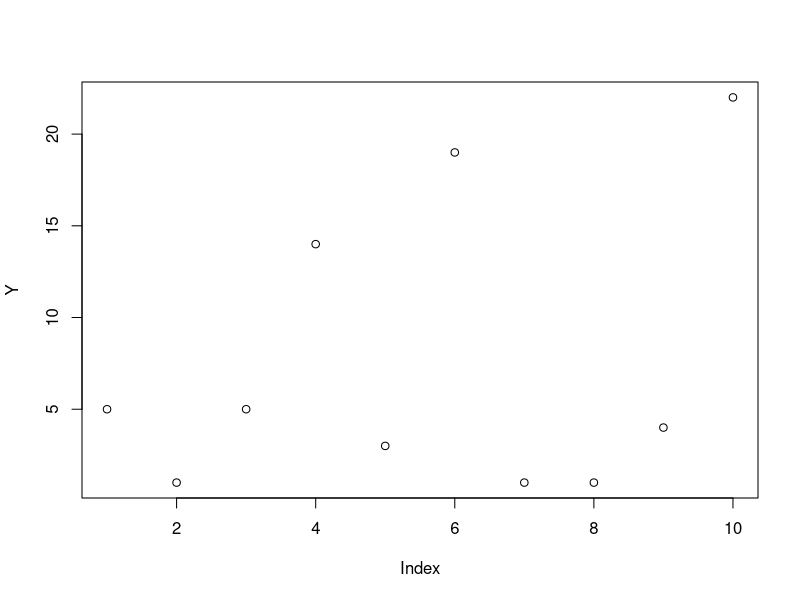
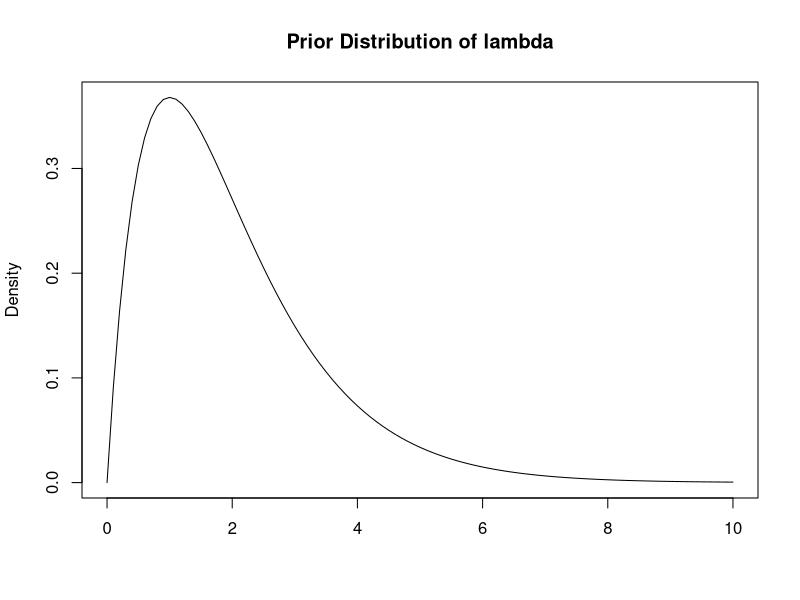
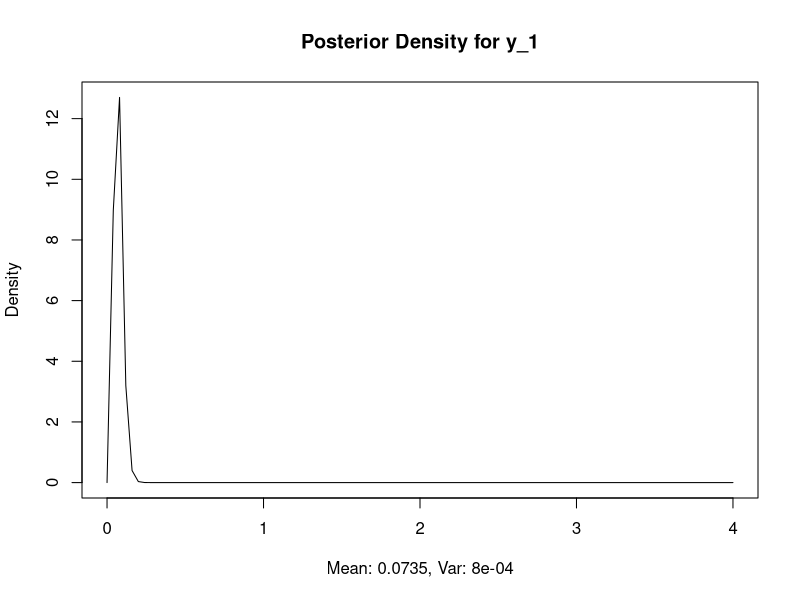
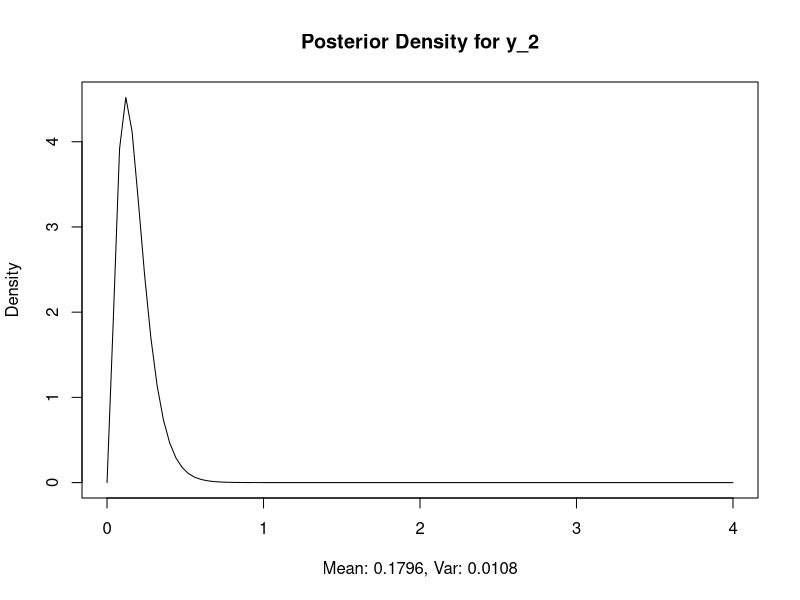
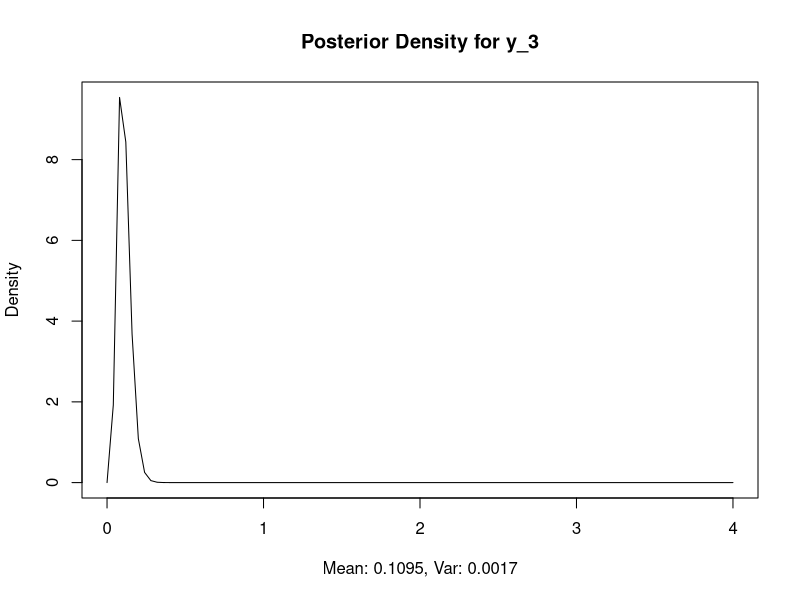
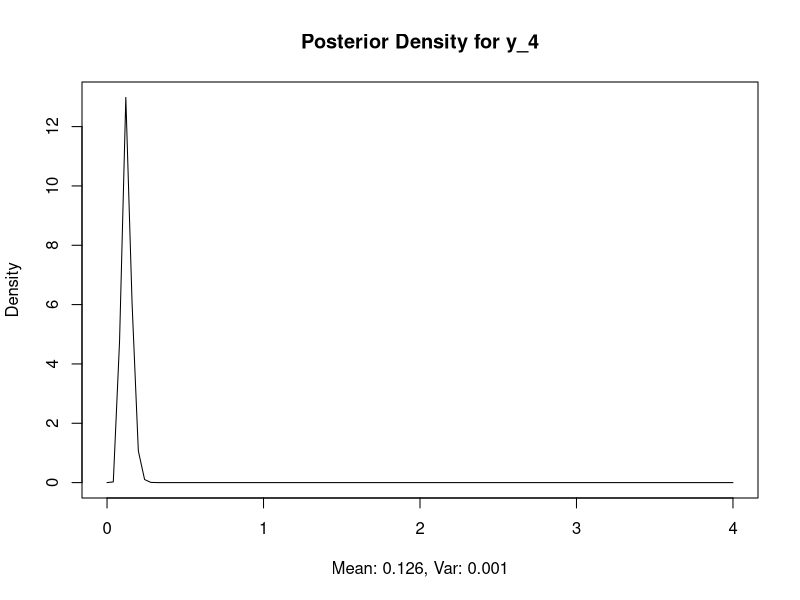
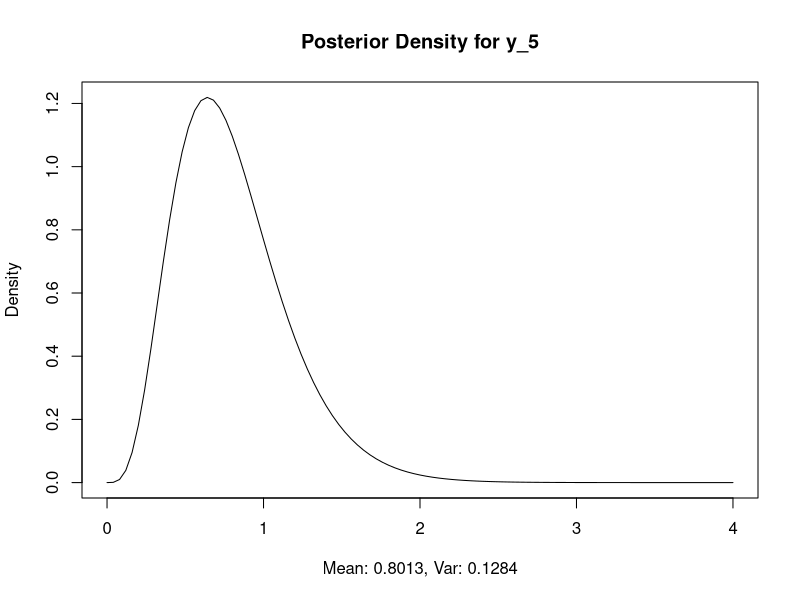
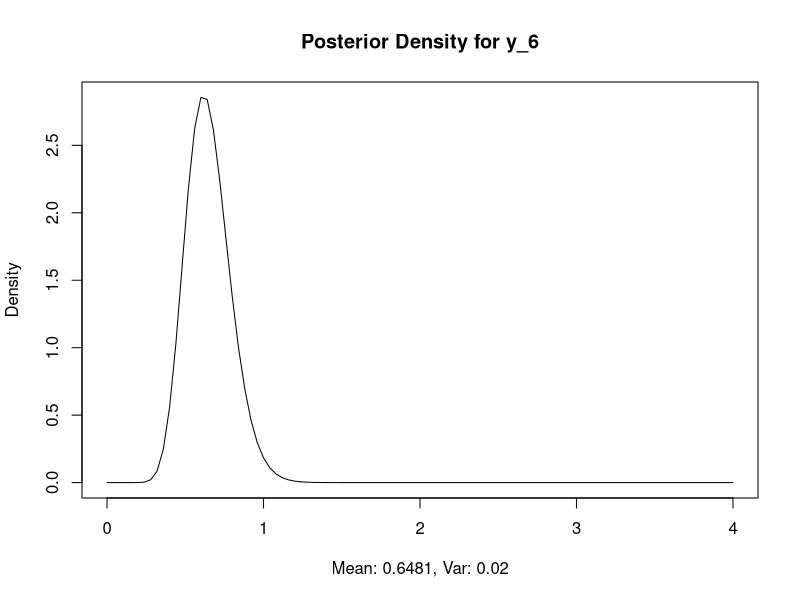

These figures' R source, in order:
rm(list=ls())
library(dplyr)
library(ggplot2)
library(MASS)
library(RColorBrewer)

Y <- c(5, 1, 5, 14, 3, 19, 1, 1, 4, 22)
E <- c(94.3, 15.7, 62.9, 126, 5.24, 31.4, 1.05,  1.05,  2.1, 10.5)
N <- length(Y)

plot(Y)
a0 <- 2 # hyperparamter alpha
b0 <- 1 # hyperparamter beta
cat("prior mean of lambda = ", a0/b0, "\n")
cat("prior var of lambda = ", a0/b0^2, "\n")
curve(dgamma(x, a0, b0), 0, 10, main="Prior Distribution of lambda", 
      ylab="Density", xlab="")

for(i in 1:N){
    a_i <- a0 + Y[i]
    b_i <- b0 + E[i]
    post_mean_i <- a_i/b_i
    post_var_i <- a_i/b_i^2
    title_ <- paste0("Posterior Density for y_", i)
    xlab_ <- paste0("Mean: ", round(post_mean_i, 4), 
                    ", Var: ", round(post_var_i, 4))
    curve(dgamma(x, a_i, b_i), 0, 4, main=title_, ylab="Density", xlab=xlab_)
}

# now use hyperprior to reduce parameter dependency 
ha <- .1 
hb <- 1
nchain <- 100000
burnin <- 10000
lambda.post1 <- matrix(1, nrow=N, ncol=nchain)
b0.post1 <- rep(.1, nchain)

for(i in 2:nchain){
    lambda.post1[,i] <- lambda <- rgamma(N, a0 + Y, b0 + E)
    b0.post1[i] <- b0 <- rgamma(1, N * a0 + ha, sum(lambda) + hb)
}

for(i in 1:N){
    title_ <- paste0("Posterior Density for y_", i)
    plot(density(lambda.post1[i, burnin:nchain]), main=title_)
}

hist(b0.post1[burnin:nchain], main="Posterior of Beta", nclass=30)

# now use MH in gibbs samplling to put an exponential prior on alpha
proposalfunction <- function(param){
    return(rnorm(1, mean=param, sd=.2))
}

lambda.post <- matrix(1, nrow=N, ncol=nchain)
b0.post <- rep(1, nchain)
a0.post <- rep(2, nchain)
a0 <- 6
b0 <- 1

for(i in 2:nchain){
    lambda.post[,i] <- lambda <- rgamma(N, a0 + Y, b0 + E)
    b0.post[i] <- b0 <- rgamma(1, N * a0 + ha, sum(lambda) + hb)
    
    astar <- proposalfunction(a0)
    # generate a probability of accepting that is g(p*)/g(pi)
    paccept <- prod(lambda)^(astar-a0) * b0^(N * (astar-a0)) *
        (gamma(astar)/gamma(a0))^-N * exp(-astar+a0)
    if (astar > 0 & runif(1) < paccept){
        a0 <- astar
    }
    a0.post[i] <- a0
}

plot(a0.post, type="l")
plot(b0.post, type="l")

for(i in 1:N){
    title_ <- paste0("Posterior Density for y_", i)
    plot(density(lambda.post[i, burnin:nchain]), main=title_)
}

plot(density(b0.post[burnin:nchain]), main="Posterior of Beta")
plot(density(a0.post[burnin:nchain]), main="Posterior of Alpha")
hist(b0.post[burnin:nchain], nclass=30, main="Posterior of Beta", xlab="")
hist(a0.post[burnin:nchain], nclass=30, main="Posterior of Alpha", xlab="")

k <- 11
my.cols <- rev(brewer.pal(k, "RdYlBu"))

z <- kde2d(a0.post[burnin:nchain], b0.post[burnin:nchain], n=50)

plot(a0.post[burnin:nchain], b0.post[burnin:nchain], 
     xlab=expression(alpha),  ylab=expression(beta), pch=19, cex=.4,
     main="Bivariate Posterior of Hyperparameters")
contour(z, drawlabels=FALSE, nlevels=k, col=my.cols, add=TRUE)


# sample the joint posterior of alpha and beta
b0joint.post <- rep(1, nchain)
a0joint.post <- rep(2, nchain)
a0 <- 1
b0 <- 1

posterior <- function(a, b, theta=lambda.post[,N]){
    20 * a*log(b) - log(b^.9) + (-b*(1 + sum(theta)) - a) + log(gamma(a)^(-10)) + 
        log(prod(theta^(a-1)))
}

for(i in 2:nchain){
    astar <- proposalfunction(a0)
    bstar <- proposalfunction(b0)
    # generate a probability of accepting that is g(p*)/g(pi)
    paccept <- posterior(astar, bstar, theta=lambda.post[,i]) - 
        posterior(a0, b0, theta=lambda.post[,i])
    if (astar > 0 & bstar > 0 & log(runif(1)) < paccept){
        a0 <- astar
        b0 <- bstar
    }
    a0joint.post[i] <- a0
    b0joint.post[i] <- b0
}

plot(a0joint.post[burnin:nchain], type="l")
plot(b0joint.post[burnin:nchain], type="l")

hist(b0joint.post[burnin:nchain], nclass=30, 
     main="Posterior of Beta Given y", xlab="")
hist(a0joint.post[burnin:nchain], nclass=30, 
     main="Posterior of Alpha Given y", xlab="")

z <- kde2d(a0joint.post[burnin:nchain], b0joint.post[burnin:nchain], n=50)

plot(a0joint.post[burnin:nchain], b0joint.post[burnin:nchain], 
     xlab=expression(alpha),  ylab=expression(beta), pch=19, cex=.4,
     main="Bivariate Posterior of Hyperparameters given y")
contour(z, drawlabels=FALSE, nlevels=k, col=my.cols, add=TRUE)
